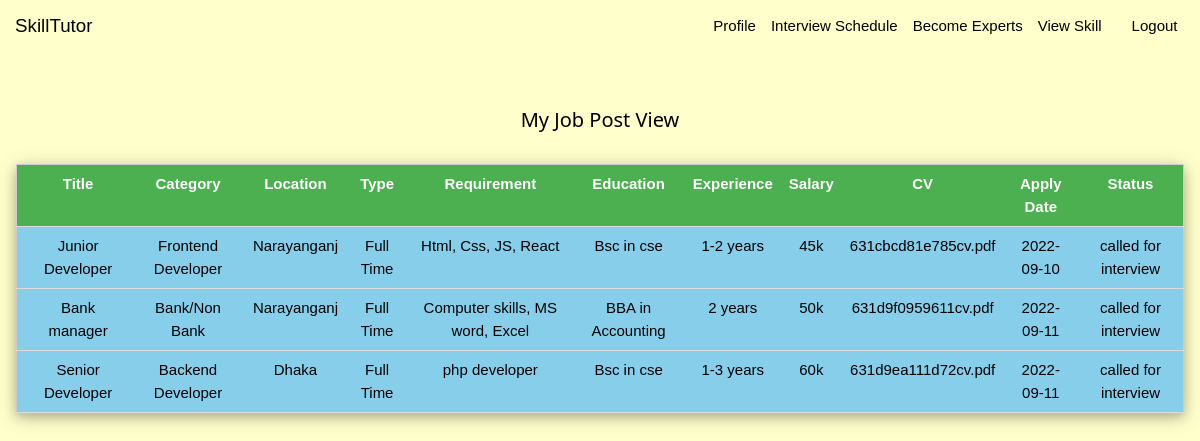
Screenshot of /user/user_appliedjobview.php (signed in) with the database file from the repository.
### tables this page shows
CREATE TABLE `jobapply` (
  `id` varchar(255) NOT NULL,
  `cv` varchar(300) DEFAULT NULL,
  `categoryid` int(11) DEFAULT NULL,
  `jobid` varchar(255) DEFAULT NULL,
  `userid` varchar(255) DEFAULT NULL,
  `applytime` date DEFAULT NULL,
  `status` varchar(255) DEFAULT NULL
);

CREATE TABLE `jobpost` (
  `id` varchar(255) NOT NULL,
  `title` varchar(255) DEFAULT NULL,
  `companyname` varchar(255) DEFAULT NULL,
  `categoryid` int(11) DEFAULT NULL,
  `location` varchar(255) DEFAULT NULL,
  `type` varchar(255) DEFAULT NULL,
  `requirement` varchar(255) DEFAULT NULL,
  `experience` varchar(255) DEFAULT NULL,
  `salary` int(11) DEFAULT NULL,
  `employerid` varchar(255) DEFAULT NULL,
  `editlimit` int(11) DEFAULT NULL,
  `status` varchar(255) DEFAULT NULL,
  `education` varchar(255) DEFAULT NULL,
  `deadline` datetime DEFAULT NULL
);

CREATE TABLE `category` (
  `id` int(11) NOT NULL,
  `name` varchar(255) DEFAULT NULL,
  `adminid` varchar(255) DEFAULT NULL
);

### user/user_appliedjobview.php (the view, shortened to what this page needs)
<?php
    require '../database.php';
?>
<!DOCTYPE html>
<html lang="en">
<head>
    <link rel="stylesheet" href="../css/stylesheet.css" >
    <link rel="stylesheet" href="../css/bootstrap.min.css">
    <link rel="stylesheet" href="../css/w3.css">
</head>
<body class=" w3-pale-yellow">
<?php
    include 'user_navbar.php';
    $userid=$_SESSION['userid'];
    $viewsql="SELECT  jobapply.id,jobapply.applytime,jobapply.cv,jobapply.status,jobpost.experience,jobpost.requirement,jobpost.education,jobpost.title,category.name,jobpost.location,jobpost.type,jobpost.salary FROM jobapply
    INNER JOIN jobpost ON jobapply.jobid = jobpost.id
    INNER JOIN category ON jobapply.categoryid=category.id
    WHERE jobapply.userid='$userid' ";
    $viewsqlresult=mysqli_query($connection,$viewsql);
?>
<br><br>
<div class="w3-container">
    <h4 class="w3-center">My Job Post View</h4>
    <br>
    <table class="w3-table-all w3-card-4 w3-centered">
      <tr class="w3-green">
        <th>Title</th>
        <th>Category</th>
        <th>Location</th>
        <th>Type</th>
        <th>Requirement</th>
        <th>Education</th>
        <th>Experience</th>
        <th>Salary</th>
        <th>CV</th>
        <th>Apply Date</th>
        <th>Status</th>
      </tr>
      <?php while ($row = mysqli_fetch_assoc($viewsqlresult))
      {
      ?>
      <tr class=" w3-light-blue w3-hover-blue-gray">
        <td> <?php echo $row['title'] ?></td>
        <td> <?php echo $row['name'] ?></td>
        <td> <?php echo $row['location'] ?></td>
        <td> <?php echo $row['type'] ?></td>
        <td> <?php echo $row['requirement'] ?></td>
        <td> <?php echo $row['education'] ?></td>
        <td> <?php echo $row['experience'] ?></td>
        <td> <?php echo $row['salary'] ?>k</td>
        <td> <?php echo $row['cv'] ?></td>
        <td> <?php echo $row['applytime'] ?></td>
        <td><?php echo $row['status'] ?></td>
      </tr>
      <?php
         }
      ?>
       </table>
  </div>
</body>
</html>

### css/stylesheet.css (style rules this page uses)
body, html { height: 100%; margin: 0; font-family: Arial, Helvetica, sans-serif; }
* { box-sizing: border-box; }

### css/w3.css (style rules this page uses)
html { box-sizing:border-box }
*,*:before,*:after { box-sizing:inherit }
html { -ms-text-size-adjust:100%;-webkit-text-size-adjust:100% }
body { margin:0 }
html,body { font-family:Verdana,sans-serif;font-size:15px;line-height:1.5 }
html { overflow-x:hidden }
h4 { font-size:20px }
h1,h2,h3,h4,h5,h6 { font-family:"Segoe UI",Arial,sans-serif;font-weight:400;margin:10px 0 }
.w3-table,.w3-table-all { border-collapse:collapse;border-spacing:0;width:100%;display:table }
.w3-table-all { border:1px solid #ccc }
.w3-bordered tr,.w3-table-all tr { border-bottom:1px solid #ddd }
.w3-table-all tr:nth-child(odd) { background-color:#fff }
.w3-table-all tr:nth-child(even) { background-color:#f1f1f1 }
.w3-centered tr th,.w3-centered tr td { text-align:center }
.w3-table td,.w3-table th,.w3-table-all td,.w3-table-all th { padding:8px 8px;display:table-cell;text-align:left;vertical-align:top }
.w3-table th:first-child,.w3-table td:first-child,.w3-table-all th:first-child,.w3-table-all td:first-child { padding-left:16px }
.w3-container:after,.w3-container:before,.w3-panel:after,.w3-panel:before,.w3-row:after,.w3-row:before,.w3-row-padding:after,.w3-row-padding:before, .w3-cell-row:before,.w3-cell-row:after,.w3-clear:after,.w3-clear:before,.w3-bar:before,.w3-bar:after { content:"";display:table;clear:both }
.w3-container,.w3-panel { padding:0.01em 16px }
.w3-card-4,.w3-hover-shadow:hover { box-shadow:0 4px 10px 0 rgba(0,0,0,0.2),0 4px 20px 0 rgba(0,0,0,0.19) }
.w3-center { text-align:center!important }
.w3-light-blue,.w3-hover-light-blue:hover { color:#000!important;background-color:#87CEEB!important }
.w3-green,.w3-hover-green:hover { color:#fff!important;background-color:#4CAF50!important }
.w3-pale-yellow,.w3-hover-pale-yellow:hover { color:#000!important;background-color:#ffffcc!important }

### rows the page displays
jobapply: jobid.title "Junior Developer", categoryid.name "Frontend Developer", jobid.location "Narayanganj", jobid.type "Full Time", jobid.requirement "Html, Css, JS, React", jobid.education "Bsc in cse", jobid.experience "1-2 years", jobid.salary "45", cv "631cbcd81e785cv.pdf", applytime "2022-09-10", status "called for interview"
jobapply: jobid.title "Bank manager", categoryid.name "Bank/Non Bank", jobid.location "Narayanganj", jobid.type "Full Time", jobid.requirement "Computer skills, MS word, Excel", jobid.education "BBA in Accounting", jobid.experience "2 years", jobid.salary "50", cv "631d9f0959611cv.pdf", applytime "2022-09-11", status "called for interview"
jobapply: jobid.title "Senior Developer", categoryid.name "Backend Developer", jobid.location "Dhaka", jobid.type "Full Time", jobid.requirement "php developer", jobid.education "Bsc in cse", jobid.experience "1-3 years", jobid.salary "60", cv "631d9ea111d72cv.pdf", applytime "2022-09-11", status "called for interview"
